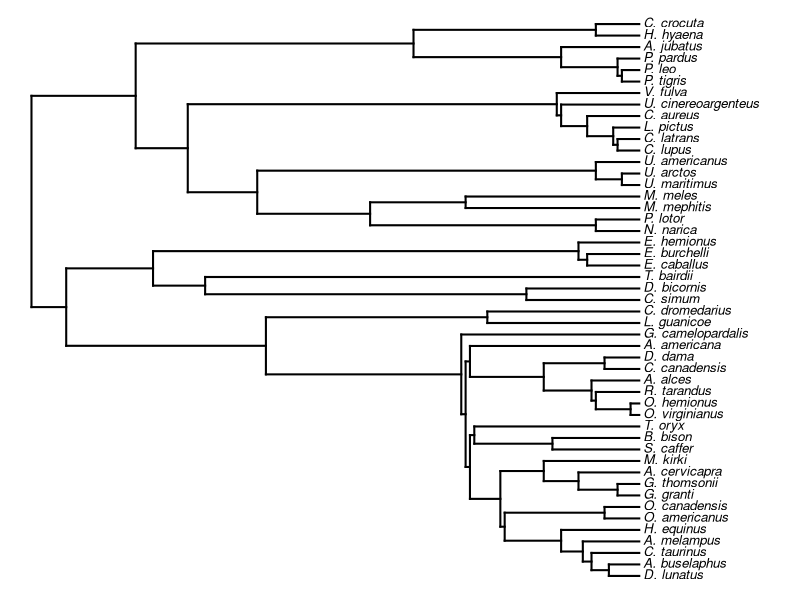
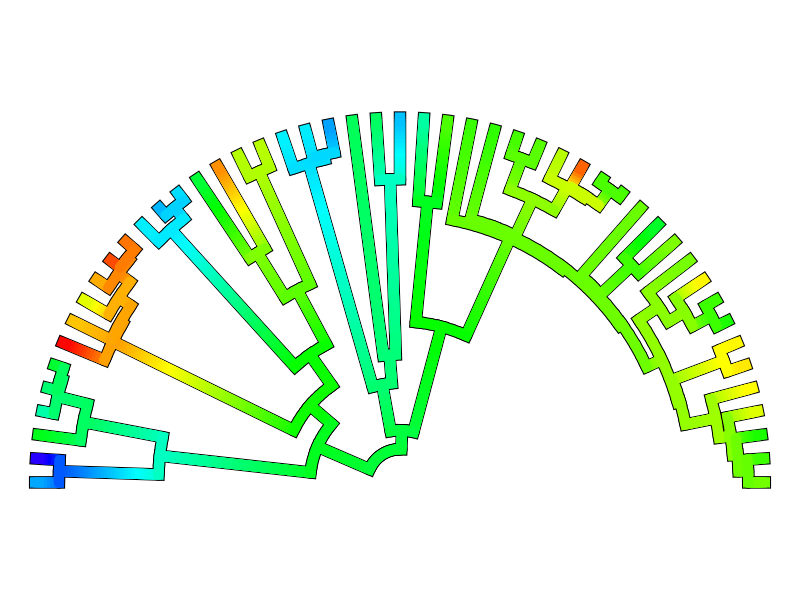
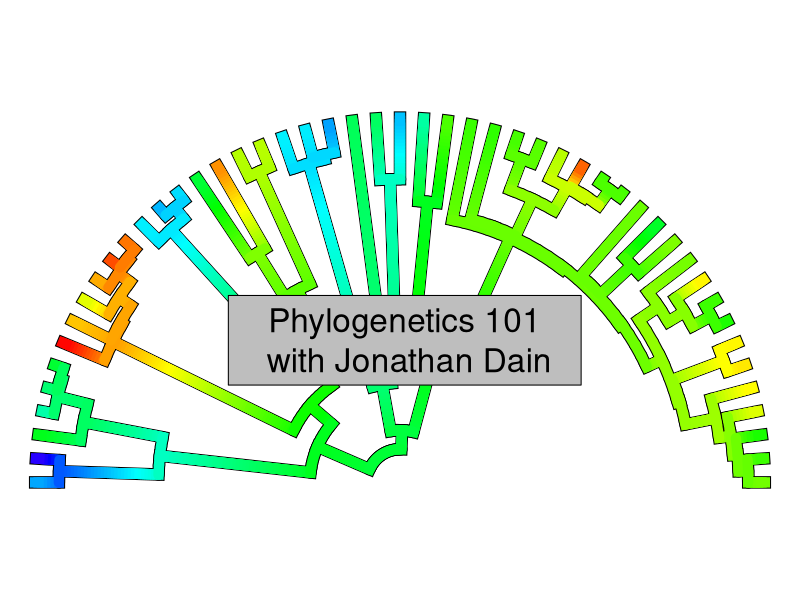

These charts were generated, in order, by the following R code:
## ---- chunk 1
#' I need a course banner for CANVAS so here you go. 
library(phytools)

data("mammal.tree")

plotTree(tree = ladderize(mammal.tree),type="phylogram",ftype="i",fsize=0.8,arc_height=0.5)

fastBM(tree = mammal.tree,a = 1,sig2 = 1)

contMap(tree = ladderize(mammal.tree),x = fastBM(tree = mammal.tree,a = 1,sig2 = 1),plot=F)->obj


plot(obj,type="arc",arc_height=0.1,fsize=0.8,offset=5,ftype="off",lwd=10,legend=F)


png(filename="/Users/jonathandain/My_Files/My_Code/Phylogenetics_101/Course_Banner_Tree.png",height = 1200,width = 2500,units = "px",res = 300)
plot(obj,type="arc",arc_height=0.1,fsize=0.8,offset=5,ftype="off",lwd=10,legend=F)
plotrix::boxed.labels(x = 1,y=30,labels = "Phylogenetics 101\n with Jonathan Dain",bg = "grey",border = "black",cex=2,ypad=1.4)
dev.off()
